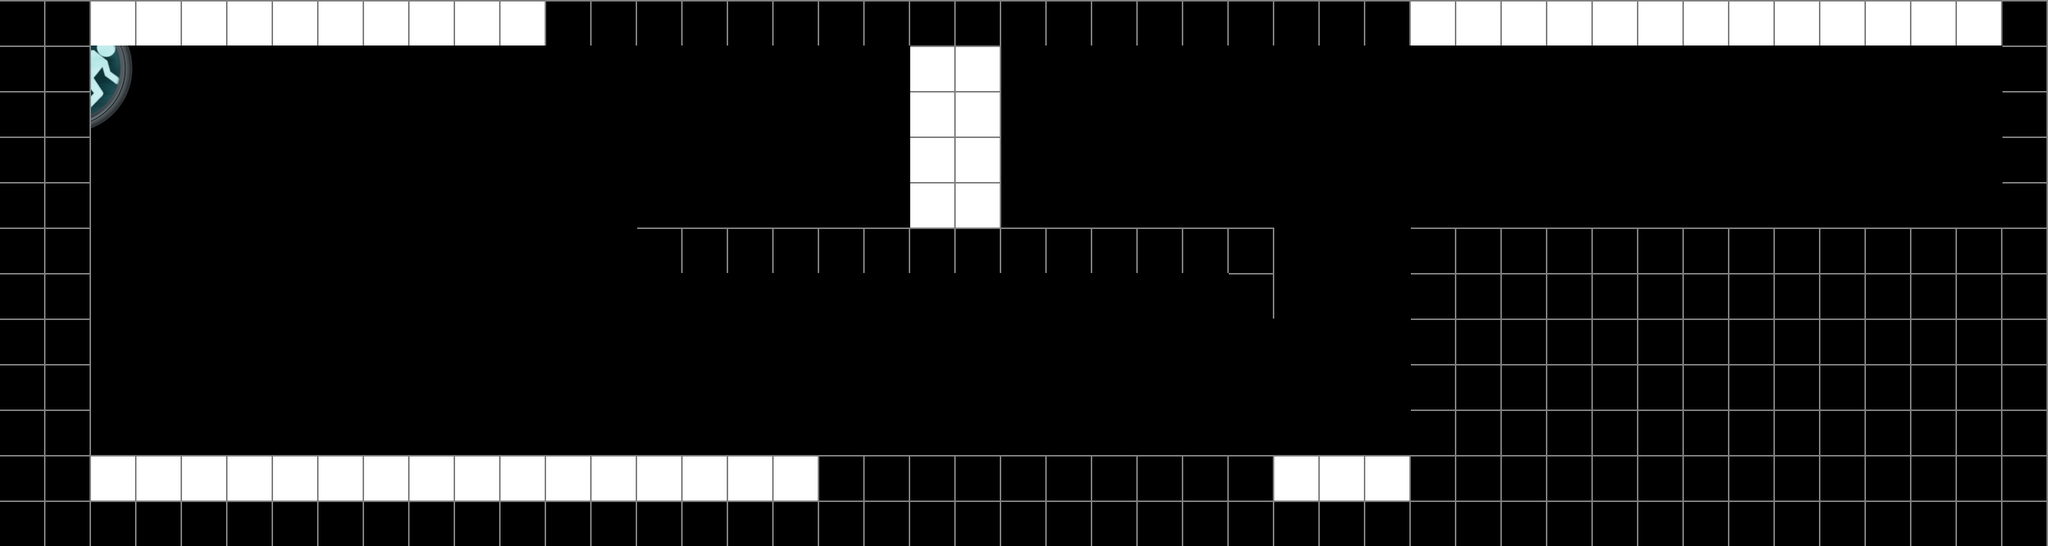

Below is a game level as drawn by its tile map, then a one-line description and the .tmx that defines it (tile-layer data replaced by summaries):
An orthogonal 45x12 tile map with 60x60 px tiles, 2 tile layers (non-portal-able, portal-able), 2 image layers and 23 objects (player, exit 1, exit 2).

<map version="1.0" orientation="orthogonal" renderorder="right-down" width="45" height="12" tilewidth="60" tileheight="60" nextobjectid="226">
 <tileset firstgid="1" name="test-tileset" tilewidth="60" tileheight="60" tilecount="12">
  <image source="test-tileset.png" width="240" height="180" />
 </tileset>
 <imagelayer name="exit2view" x="2460" y="150">
  <image source="exit.png" />
 </imagelayer>
 <imagelayer name="exit1view" x="1320" y="150">
  <image source="exit.png" />
 </imagelayer>
 <layer name="non-portal-able" width="45" height="12">
  <data>[540 cells, 200 non-empty, 1 distinct tile ids]</data>
 </layer>
 <layer name="portal-able" width="45" height="12">
  <data>[540 cells, 50 non-empty, 1 distinct tile ids]</data>
 </layer>
 <objectgroup name="boxes">
  <object id="159" x="1561" y="228" width="55" height="55" />
  <object id="160" x="1859" y="237" width="55" height="55" />
  <object id="208" x="513.5" y="476.5" width="55" height="55" />
 </objectgroup>
 <objectgroup name="player">
  <object id="46" name="player" x="151" y="373" width="60" height="120" />
 </objectgroup>
 <objectgroup name="buttons">
  <object id="192" x="1240" y="600" width="120" height="10">
   <properties>
    <property name="LinkedEntityID" value="186" />
   </properties>
   <polygon points="0,0 29.8182,-14.3187 91.0909,-14.5 120,0" />
  </object>
  <object id="215" x="872" y="300" width="120" height="10">
   <properties>
    <property name="LinkedEntityID" value="186" />
   </properties>
   <polygon points="0,0 29.8182,-14.3187 91.0909,-14.5 120,0" />
  </object>
 </objectgroup>
 <objectgroup name="exits">
  <object id="74" name="exit 1" x="1320" y="120" width="30" height="180">
   <properties>
    <property name="NextLevel" value="0" />
   </properties>
  </object>
  <object id="206" name="exit 2" x="2600" y="120" width="30" height="180">
   <properties>
    <property name="NextLevel" value="3" />
   </properties>
  </object>
 </objectgroup>
 <objectgroup name="surfaces">
  <object id="81" x="1080" y="600" width="600" height="120" />
  <object id="82" x="0" y="0" width="120" height="720" />
  <object id="85" x="720" y="0" width="1140" height="60" />
  <object id="107" x="840" y="300" width="840" height="60" />
  <object id="184" x="1860" y="300" width="780" height="420" />
  <object id="198" x="120" y="660" width="960" height="60" />
  <object id="211" x="1620" y="360" width="60" height="60" />
  <object id="218" x="1680" y="660" width="180" height="60" />
  <object id="220" x="2640" y="-2.75335e-14" width="60" height="720" />
 </objectgroup>
 <objectgroup name="portable-surfaces">
  <object id="98" x="120" y="0" width="600" height="60" />
  <object id="102" x="120" y="600" width="960" height="60" />
  <object id="216" x="1860" y="0" width="780" height="60" />
  <object id="217" x="1200" y="60" width="120" height="240" />
  <object id="219" x="1680" y="600" width="180" height="60" />
 </objectgroup>
 <objectgroup name="gates">
  <object id="186" x="1640" y="420" width="40" height="180">
   <properties>
    <property name="ID" value="186" />
    <property name="locks" value="2" />
   </properties>
  </object>
 </objectgroup>
 <objectgroup name="acid" />
 <objectgroup name="turrets" />
</map>